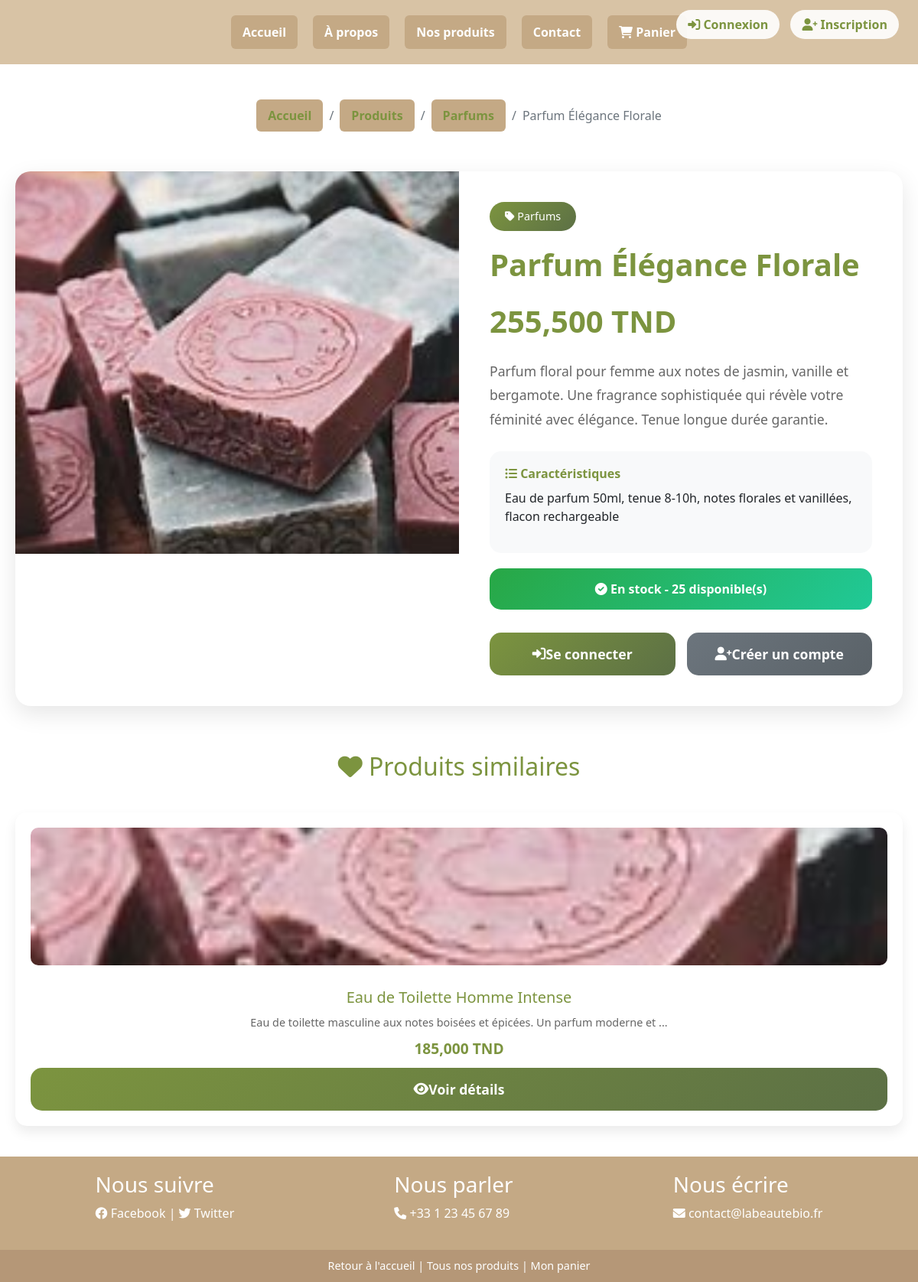
Page /product_detail.php?id=3 on the committed database.
### tables this page shows
CREATE TABLE products (
    id INT AUTO_INCREMENT PRIMARY KEY,
    name VARCHAR(200) NOT NULL,
    slug VARCHAR(200) UNIQUE NOT NULL,
    description TEXT,
    short_description VARCHAR(500),
    price DECIMAL(10,2) NOT NULL,
    sale_price DECIMAL(10,2) NULL,
    category_id INT,
    image VARCHAR(255),
    gallery TEXT,  
    stock_quantity INT DEFAULT 0,
    min_stock_level INT DEFAULT 5,
    characteristics TEXT,
    ingredients TEXT,
    usage_instructions TEXT,
    weight DECIMAL(8,2),  
    dimensions VARCHAR(50),  
    sku VARCHAR(50) UNIQUE,
    barcode VARCHAR(50),
    is_active BOOLEAN DEFAULT TRUE,
    is_featured BOOLEAN DEFAULT FALSE,
    meta_title VARCHAR(200),
    meta_description VARCHAR(500),
    created_at TIMESTAMP DEFAULT CURRENT_TIMESTAMP,
    updated_at TIMESTAMP DEFAULT CURRENT_TIMESTAMP ON UPDATE CURRENT_TIMESTAMP,

    FOREIGN KEY (category_id) REFERENCES categories(id) ON DELETE SET NULL,
    INDEX idx_slug (slug),
    INDEX idx_category (category_id),
    INDEX idx_price (price),
    INDEX idx_stock (stock_quantity),
    INDEX idx_active (is_active),
    INDEX idx_featured (is_featured),
    INDEX idx_sku (sku),
    INDEX idx_created_at (created_at)
);

CREATE TABLE categories (
    id INT AUTO_INCREMENT PRIMARY KEY,
    name VARCHAR(100) NOT NULL,
    slug VARCHAR(100) UNIQUE NOT NULL,
    description TEXT,
    image VARCHAR(255),
    is_active BOOLEAN DEFAULT TRUE,
    sort_order INT DEFAULT 0,
    created_at TIMESTAMP DEFAULT CURRENT_TIMESTAMP,
    updated_at TIMESTAMP DEFAULT CURRENT_TIMESTAMP ON UPDATE CURRENT_TIMESTAMP,

    INDEX idx_slug (slug),
    INDEX idx_active (is_active),
    INDEX idx_sort_order (sort_order)
);

### config/session.php (called while the page is built, shortened)
<?php
function isLoggedIn() {
    return isset($_SESSION['user_id']) && !empty($_SESSION['user_id']);
}
function isClient() {
    return isLoggedIn() && isset($_SESSION['role']) && $_SESSION['role'] === 'client';
}
?>

### includes/functions.php (called while the page is built, shortened)
<?php
function formatPrice($price) {
    return number_format($price, 3, ',', ' ') . ' TND';
}
function getProductById($pdo, $id) {
    $stmt = $pdo->prepare("SELECT p.*, c.name as category_name FROM products p
                          LEFT JOIN categories c ON p.category_id = c.id
                          WHERE p.id = ?");
    $stmt->execute([$id]);
    return $stmt->fetch();
}
?>

### product_detail.php (the view, shortened to what this page needs)
<?php
require_once 'config/database.php';
require_once 'config/session.php';
require_once 'includes/functions.php';
$product_id = intval($_GET['id'] ?? 0);
$product = getProductById($pdo, $product_id);
$stmt = $pdo->prepare("SELECT p.*, c.name as category_name FROM products p
                      LEFT JOIN categories c ON p.category_id = c.id
                      WHERE p.category_id = ? AND p.id != ? AND p.is_active = 1
                      ORDER BY RAND() LIMIT 4");
$stmt->execute([$product['category_id'], $product_id]);
$related_products = $stmt->fetchAll();
?>
<!DOCTYPE html>
<html lang="fr">
<head>
    <link rel="stylesheet" href="assets/css/frontend.css">
    <link href="https://cdn.jsdelivr.net/npm/bootstrap@5.1.3/dist/css/bootstrap.min.css" rel="stylesheet">
    <link rel="stylesheet" href="https://cdnjs.cloudflare.com/ajax/libs/font-awesome/6.0.0/css/all.min.css">
</head>
<body>
<div class="user-menu">
    <?php if (isLoggedIn()): ?>
        <?php if (isAdmin()): ?>
            <a href="admin/index.php"><i class="fas fa-cog"></i> Admin</a>
        <?php else: ?>
            <a href="client/profile.php"><i class="fas fa-user"></i> Mon Profil</a>
        <?php endif; ?>
        <a href="logout.php"><i class="fas fa-sign-out-alt"></i> Déconnexion</a>
    <?php else: ?>
        <a href="client/login.php"><i class="fas fa-sign-in-alt"></i> Connexion</a>
        <a href="client/register.php"><i class="fas fa-user-plus"></i> Inscription</a>
    <?php endif; ?>
</div>
<header>
    <nav>
        <a href="index.php">Accueil</a>
        <a href="a-propos.php">À propos</a>
        <a href="products.php">Nos produits</a>
        <a href="contact.php">Contact</a>
        <a href="panier.php"><i class="fas fa-shopping-cart"></i> Panier</a>
    </nav>
</header>
<div class="product-detail-container">
    <nav aria-label="breadcrumb" style="margin-bottom: 30px;">
        <ol class="breadcrumb" style="background: rgba(255,255,255,0.8); padding: 15px; border-radius: 10px;">
            <li class="breadcrumb-item"><a href="index.php" style="color: #7c943f;">Accueil</a></li>
            <li class="breadcrumb-item"><a href="products.php" style="color: #7c943f;">Produits</a></li>
            <?php if ($product['category_name']): ?>
                <li class="breadcrumb-item">
                    <a href="products.php?category=<?php echo $product['category_id']; ?>" style="color: #7c943f;">
                        <?php echo htmlspecialchars($product['category_name']); ?>
                    </a>
                </li>
            <?php endif; ?>
            <li class="breadcrumb-item active"><?php echo htmlspecialchars($product['name']); ?></li>
        </ol>
    </nav>
    <div class="product-detail-card">
        <div class="row g-0">
            <div class="col-lg-6">
                <div class="product-image-section">
                    <?php
                    $image_path = '';
                    if ($product['image'] && file_exists('assets/images/' . $product['image'])) {
                        $image_path = 'assets/images/' . htmlspecialchars($product['image']);
                    } else {
                        switch ($product['category_id']) {
                            case 2: $image_path = 'assets/images/OIP (1).jpg'; break;
                        }
                    }
                    ?>
                    <img src="<?php echo $image_path; ?>"
                         alt="<?php echo htmlspecialchars($product['name']); ?>"
                         onerror="this.src='assets/images/savon1.jpg'">
                </div>
            </div>
            <div class="col-lg-6">
                <div class="product-info-section">
                    <?php if ($product['category_name']): ?>
                        <div class="product-category">
                            <i class="fas fa-tag"></i> <?php echo htmlspecialchars($product['category_name']); ?>
                        </div>
                    <?php endif; ?>
                    <h1 class="product-title"><?php echo htmlspecialchars($product['name']); ?></h1>
                    <div class="product-price"><?php echo formatPrice($product['price']); ?></div>
                    <div class="product-description">
                        <?php echo nl2br(htmlspecialchars($product['description'])); ?>
                    </div>
                    <?php if ($product['characteristics']): ?>
                        <div class="product-characteristics">
                            <h6><i class="fas fa-list-ul"></i> Caractéristiques</h6>
                            <p><?php echo nl2br(htmlspecialchars($product['characteristics'])); ?></p>
                        </div>
                    <?php endif; ?>
                    <?php if ($product['stock_quantity'] > 0): ?>
                        <div class="stock-info">
                            <i class="fas fa-check-circle"></i> En stock - <?php echo $product['stock_quantity']; ?> disponible(s)
                        </div>
                    <?php else: ?>
                        <div class="stock-info out-of-stock">
                            <i class="fas fa-times-circle"></i> Rupture de stock
                        </div>
                    <?php endif; ?>
                    <div class="action-buttons">
                        <?php if (isClient()): ?>
                            <?php if ($product['stock_quantity'] > 0): ?>
                                <button class="btn-product-action" onclick="ajouterAuPanier('<?php echo htmlspecialchars($product['name']); ?>', <?php echo $product['price']; ?>, <?php echo $product['id']; ?>)">
                                    <i class="fas fa-shopping-cart"></i> Ajouter au panier
                                </button>
                                <button class="btn-product-action btn-secondary-action" onclick="addToWishlist(<?php echo $product['id']; ?>)">
                                    <i class="fas fa-heart"></i> Favoris
                                </button>
                            <?php else: ?>
                                <button class="btn-product-action" disabled style="opacity: 0.6;">
                                    <i class="fas fa-times"></i> Indisponible
                                </button>
                                <a href="products.php" class="btn-product-action btn-secondary-action">
                                    <i class="fas fa-arrow-left"></i> Autres produits
                                </a>
                            <?php endif; ?>
                        <?php else: ?>
                            <a href="client/login.php" class="btn-product-action">
                                <i class="fas fa-sign-in-alt"></i> Se connecter
                            </a>
                            <a href="client/register.php" class="btn-product-action btn-secondary-action">
                                <i class="fas fa-user-plus"></i> Créer un compte
                            </a>
                        <?php endif; ?>
                    </div>
                </div>
            </div>
        </div>
    </div>
    <?php if (!empty($related_products)): ?>
        <div class="related-products">
            <h3><i class="fas fa-heart"></i> Produits similaires</h3>
            <div class="related-grid">
                <?php foreach ($related_products as $related_product): ?>
                    <div class="related-product">
                        <?php
                        $related_image_path = '';
                        if ($related_product['image'] && file_exists('assets/images/' . $related_product['image'])) {
                            $related_image_path = 'assets/images/' . htmlspecialchars($related_product['image']);
                        } else {
                            switch ($related_product['category_id']) {
                                case 2: $related_image_path = 'assets/images/OIP (1).jpg'; break;
                            }
                        }
                        ?>
                        <img src="<?php echo $related_image_path; ?>"
                             alt="<?php echo htmlspecialchars($related_product['name']); ?>"
                             onerror="this.src='assets/images/savon1.jpg'">
                        <h5 style="color: #7c943f; margin: 15px 0 10px 0;">
                            <?php echo htmlspecialchars($related_product['name']); ?>
                        </h5>
                        <p style="color: #666; font-size: 0.9em; margin-bottom: 10px;">
                            <?php echo htmlspecialchars(substr($related_product['description'], 0, 80)) . '...'; ?>
                        </p>
                        <p style="font-size: 1.2em; font-weight: bold; color: #7c943f; margin: 10px 0;">
                            <?php echo formatPrice($related_product['price']); ?>
                        </p>
                        <a href="product_detail.php?id=<?php echo $related_product['id']; ?>" class="btn-product-action" style="width: 100%; margin-top: 10px;">
                            <i class="fas fa-eye"></i> Voir détails
                        </a>
                    </div>
                <?php endforeach; ?>
            </div>
        </div>
    <?php endif; ?>
</div>
<footer class="footer">
    <div>
        <h3>Nous suivre</h3>
        <p>
            <a href="#" style="color: white; text-decoration: none;"><i class="fab fa-facebook"></i> Facebook</a> |
            <a href="#" style="color: white; text-decoration: none;"><i class="fab fa-twitter"></i> Twitter</a>
        </p>
    </div>
    <div>
        <h3>Nous parler</h3>
        <p><i class="fas fa-phone"></i> +33 1 23 45 67 89</p>
    </div>
    <div>
        <h3>Nous écrire</h3>
        <p><a href="mailto:contact@labeautebio.fr" style="color: white;"><i class="fas fa-envelope"></i> contact@labeautebio.fr</a></p>
    </div>
</footer>
<div class="bottom-bar">
    <a href="index.php" style="color: white; text-decoration: none;">Retour à l'accueil</a> |
    <a href="products.php" style="color: white; text-decoration: none;">Tous nos produits</a> |
    <a href="panier.php" style="color: white; text-decoration: none;">Mon panier</a>
</div>
</body>
</html>

### assets/css/frontend.css (style rules this page uses)
body { margin: 0; font-family: 'Segoe UI', sans-serif; background-color: #fdf8f1; color: #333; }
html { scroll-behavior: smooth; }
header { background-color: #d8c3a5; padding: 20px 10px; text-align: center; }
nav { display: flex; flex-wrap: wrap; justify-content: center; gap: 20px; background-color: transparent; }
nav a { text-decoration: none; color: white; font-weight: bold; padding: 10px 15px; border-radius: 6px; transition: background-color 0.3s; background-color: #c4a985; }
.footer { background-color: #c4a985; color: white; display: flex; justify-content: space-around; padding: 20px; flex-wrap: wrap; }
.footer a, .footer p { color: white; text-decoration: none; }
.bottom-bar { text-align: center; font-size: 0.9em; background: #b59777; padding: 10px; color: white; }

### product_detail.php (style rules this page uses)
.product-detail-container { max-width: 1200px; margin: 0 auto; padding: 40px 20px; }
.product-detail-card { background: white; border-radius: 20px; box-shadow: 0 10px 30px rgba(0,0,0,0.1); overflow: hidden; margin-bottom: 40px; }
.product-image-section { position: relative; overflow: hidden; }
.product-image-section img { width: 100%; height: 500px; object-fit: cover; transition: transform 0.3s ease; }
.product-info-section { padding: 40px; }
.product-title { color: #7c943f; font-size: 2.5rem; font-weight: bold; margin-bottom: 15px; }
.product-category { background: linear-gradient(135deg, #7c943f, #5c7045); color: white; padding: 8px 20px; border-radius: 25px; font-size: 0.9rem; display: inline-block; margin-bottom: 20px; }
.product-price { font-size: 2.5rem; font-weight: bold; color: #7c943f; margin: 20px 0; }
.product-description { font-size: 1.1rem; line-height: 1.8; color: #666; margin-bottom: 25px; }
.product-characteristics { background: #f8f9fa; padding: 20px; border-radius: 15px; margin: 20px 0; }
.product-characteristics h6 { color: #7c943f; font-weight: bold; margin-bottom: 10px; }
.stock-info { background: linear-gradient(135deg, #28a745, #20c997); color: white; padding: 15px 25px; border-radius: 15px; margin: 20px 0; text-align: center; font-weight: bold; }
.action-buttons { display: grid; grid-template-columns: 1fr 1fr; gap: 15px; margin-top: 30px; }
.btn-product-action { background: linear-gradient(135deg, #7c943f, #5c7045); color: white; border: none; padding: 15px 25px; font-weight: bold; border-radius: 15px; cursor: pointer; transition: all 0.3s; text-decoration: none; display: flex; align-items: center; justify-content: center; font-size: 1.1rem; }
.btn-secondary-action { background: linear-gradient(135deg, #6c757d, #5a6268); }
.related-products { margin-top: 60px; }
.related-products h3 { color: #7c943f; text-align: center; margin-bottom: 40px; font-size: 2rem; }
.related-grid { display: grid; grid-template-columns: repeat(auto-fit, minmax(250px, 1fr)); gap: 30px; }
.related-product { background: white; border-radius: 15px; box-shadow: 0 8px 16px rgba(0,0,0,0.08); padding: 20px; transition: transform 0.3s; text-align: center; }
.related-product img { width: 100%; height: 180px; object-fit: cover; border-radius: 10px; margin-bottom: 15px; }
.user-menu { position: absolute; top: 20px; right: 20px; z-index: 1000; }
.user-menu a { background-color: rgba(255,255,255,0.9); color: #7c943f; padding: 8px 15px; border-radius: 20px; text-decoration: none; margin: 0 5px; font-weight: bold; transition: all 0.3s; }

### rows in the picture
products: category.name "Parfums", name "Parfum Élégance Florale", price "255,500 TND", description "Parfum floral pour femme aux notes de jasmin, vanille et bergamote. Une fragrance sophistiquée qui révèle votre féminité avec élégance. Tenue longue durée garantie.", characteristics "Eau de parfum 50ml, tenue 8-10h, notes florales et vanillées, flacon rechargeable", stock_quantity "25"
products: name "Eau de Toilette Homme Intense", description "Eau de toilette masculine aux notes boisées et épicées. Un parfum moderne et", price "185,000 TND"
